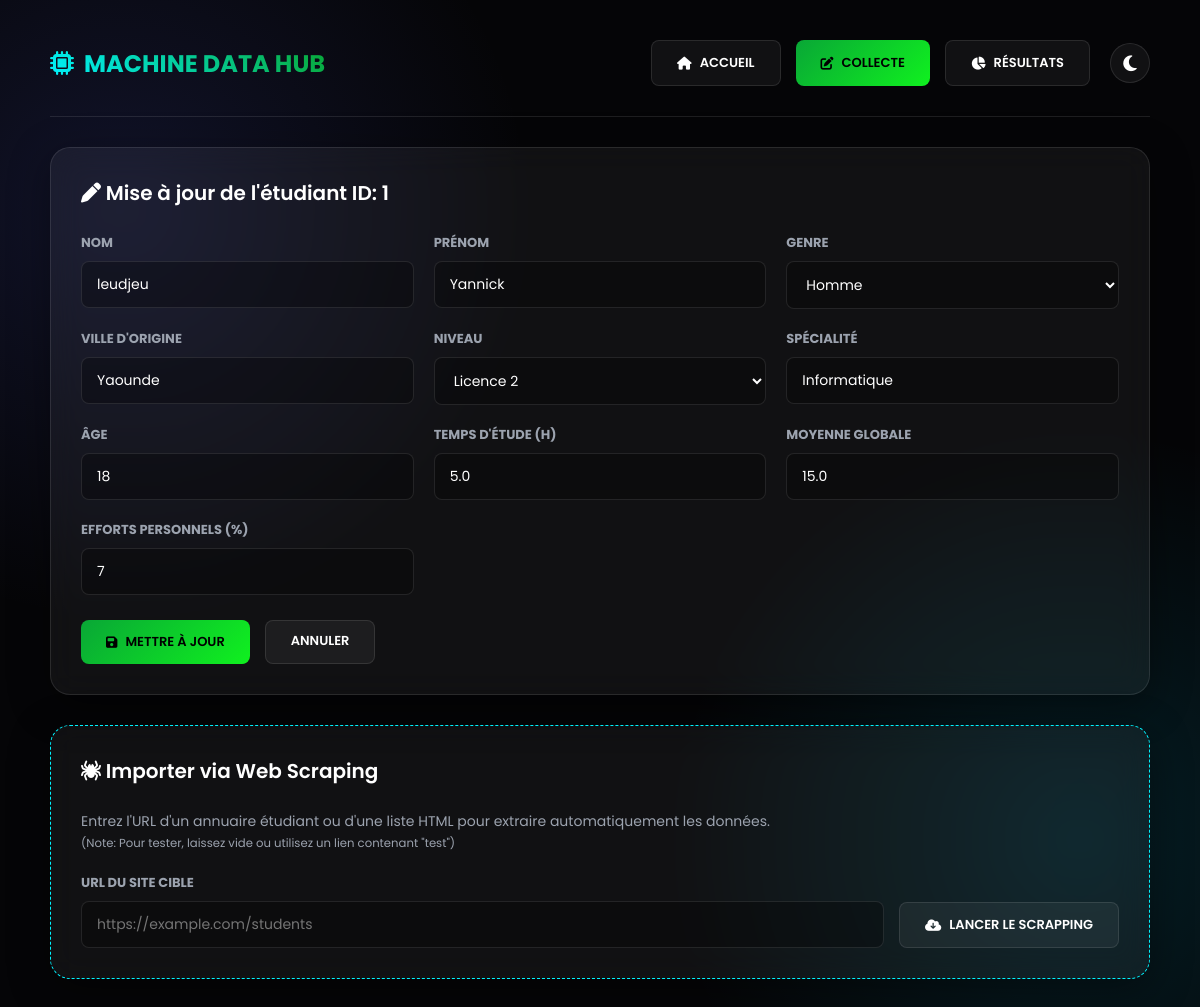
Page /collecte?edit_id=1 on the committed database.
### tables this page shows
CREATE TABLE students (
            id INTEGER PRIMARY KEY AUTOINCREMENT,
            nom TEXT NOT NULL,
            prenom TEXT NOT NULL,
            sexe TEXT,
            ville TEXT,
            niveau TEXT,
            filiere TEXT NOT NULL,
            moyenne REAL NOT NULL, 
            temps REAL NOT NULL,
            age INTEGER NOT NULL,
            participation INTEGER DEFAULT 0
        );

### app.py (the view)
@app.route('/collecte')
def collecte():
    edit_id = request.args.get('edit_id')
    edit_student = None
    if edit_id:
        conn = sqlite3.connect('database.db')
        cursor = conn.cursor()
        cursor.execute("SELECT * FROM students WHERE id=?", (edit_id,))
        raw_student = cursor.fetchone()
        conn.close()
        if raw_student:
            edit_student = {
                'id': raw_student[0], 'nom': raw_student[1], 'prenom': raw_student[2],
                'sexe': raw_student[3], 'ville': raw_student[4], 'niveau': raw_student[5],
                'filiere': raw_student[6], 'moyenne': raw_student[7],
                'temps': raw_student[8], 'age': raw_student[9], 'participation': raw_student[10]
            }
    return render_template('collecte.html', edit_student=edit_student)

### templates/collecte.html (shortened to what this page needs)
{% extends 'base.html' %}
{% set active_page = 'collecte' %}
{% block content %}
<div class="panel form-panel hide-on-print">
    <div class="panel-header">
        <h2>
            {% if edit_student %}
                <i class="fa-solid fa-pen"></i> Mise à jour de l'étudiant ID: {{ edit_student['id'] }}
            {% else %}
                <i class="fa-solid fa-plus"></i> <span style="color:var(--secondary)">Insérer</span> Nouvel Étudiant
            {% endif %}
        </h2>
    </div>
    <form method="POST" action="{{ url_for('update_student', id=edit_student['id']) if edit_student else url_for('add_student') }}">
        <div class="form-grid-3">
            <div class="form-group">
                <label>Nom</label>
                <input type="text" name="nom" required value="{{ edit_student['nom'] if edit_student else '' }}" placeholder="Ex: Dupont" />
            </div>
            <div class="form-group">
                <label>Prénom</label>
                <input type="text" name="prenom" required value="{{ edit_student['prenom'] if edit_student else '' }}" placeholder="Ex: Jean"/>
            </div>
            <div class="form-group">
                <label>Genre</label>
                <select name="sexe" style="width: 100%; padding: 12px 15px; background-color: rgba(0,0,0,0.3); border: 1px solid var(--glass-border); border-radius: 8px; font-size: 14px; color: var(--text-main);">
                    <option value="Homme" {% if edit_student and edit_student['sexe'] == 'Homme' %}selected{% endif %}>Homme</option>
                </select>
            </div>
            <div class="form-group">
                <label>Ville d'origine</label>
                <input type="text" name="ville" required value="{{ edit_student['ville'] if edit_student else '' }}" placeholder="Ex: Yaoundé" />
            </div>
            <div class="form-group">
                <label>Niveau</label>
                <select name="niveau" style="width: 100%; padding: 12px 15px; background-color: rgba(0,0,0,0.3); border: 1px solid var(--glass-border); border-radius: 8px; font-size: 14px; color: var(--text-main);">
                    <option value="L2" {% if edit_student and edit_student['niveau'] == 'L2' %}selected{% endif %}>Licence 2</option>
                </select>
            </div>
            <div class="form-group">
                <label>Spécialité</label>
                <input type="text" name="filiere" required value="{{ edit_student['filiere'] if edit_student else '' }}" placeholder="Ex: Informatique" />
            </div>
            <div class="form-group">
                <label>Âge</label>
                <input type="number" name="age" required min="10" max="100" value="{{ edit_student['age'] if edit_student else '' }}" />
            </div>
            <div class="form-group">
                <label>Temps d'étude (H)</label>
                <input type="number" step="0.5" name="temps_etude" required value="{{ edit_student['temps'] if edit_student else '' }}" />
            </div>
            <div class="form-group">
                <label>Moyenne Globale</label>
                <input type="number" step="0.01" name="moyenne" required value="{{ edit_student['moyenne'] if edit_student else '' }}" />
            </div>
            <div class="form-group">
                <label>Efforts Personnels (%)</label>
                <input type="number" name="participation" required min="0" max="100" value="{{ edit_student['participation'] if edit_student else '0' }}" />
            </div>
        </div>
        <div class="btn-actions" style="margin-top: 25px;">
            <button type="submit" class="btn btn-primary"><i class="fa-solid fa-save"></i> {% if edit_student %}Mettre à jour{% else %}Enregistrer{% endif %}</button>
            {% if edit_student %}
                <a href="{{ url_for('collecte') }}" class="btn btn-light" style="padding-top:10px;">Annuler</a>
            {% endif %}
        </div>
    </form>
</div>
<div class="panel hide-on-print" style="border-style: dashed; border-color: var(--secondary);">
    <div class="panel-header">
        <h2><i class="fa-solid fa-spider"></i> Importer via Web Scraping</h2>
    </div>
    <p style="color: var(--text-muted); margin-bottom: 20px; font-size: 14px;">
        Entrez l'URL d'un annuaire étudiant ou d'une liste HTML pour extraire automatiquement les données.
        <br><small>(Note: Pour tester, laissez vide ou utilisez un lien contenant "test")</small>
    </p>
    <form method="POST" action="{{ url_for('scrapper') }}" style="display: flex; gap: 15px; align-items: flex-end;">
        <div class="form-group" style="flex: 1; margin-bottom: 0;">
            <label>URL du site cible</label>
            <input type="url" name="url" placeholder="https://example.com/students" style="margin-bottom: 0;">
        </div>
        <button type="submit" class="btn btn-light" style="white-space: nowrap;">
            <i class="fa-solid fa-cloud-download"></i> Lancer le Scrapping
        </button>
    </form>
</div>
{% endblock %}

### static/style.css (style rules this page uses)
* { margin: 0; padding: 0; box-sizing: border-box; font-family: 'Poppins', sans-serif; }
:root { --primary: #09a736; --secondary: #00f2fe; --tertiary: #10f11f; --bg-dark: #050507; --glass-panel: rgba(255, 255, 255, 0.05); --glass-border: rgba(255, 255, 255, 0.1); --text-main: #ffffff; --text-muted: #9ca3af; --card-bg: rgba(0, 0, 0, 0.2); }
body { background-color: var(--bg-dark); color: var(--text-main); min-height: 100vh; background-image: radial-gradient(circle at 10% 20%, rgba(88, 101, 242, 0.15), transparent 30%), radial-gradient(circle at 90% 80%, rgba(0, 212, 255, 0.12), transparent 30%); background-attachment: fixed; transition: background-color 0.3s, color 0.3s; display: flex; justify-content: center; padding: 40px 20px; }
.panel { background: var(--glass-panel); backdrop-filter: blur(15px); -webkit-backdrop-filter: blur(15px); border: 1px solid var(--glass-border); border-radius: 20px; padding: 30px; box-shadow: 0 10px 40px rgba(0, 0, 0, 0.4); margin-bottom: 30px; }
.panel-header { display: flex; justify-content: space-between; align-items: center; margin-bottom: 25px; }
.panel-header h2 { font-size: 20px; font-weight: 600; color: var(--text-main); }
.form-grid-3 { display: grid; grid-template-columns: repeat(3, 1fr); gap: 20px; margin-bottom: 20px; }
.form-group label { display: block; font-size: 13px; font-weight: 700; color: var(--text-muted); margin-bottom: 8px; text-transform: uppercase; }
.form-group input { width: 100%; padding: 12px 15px; background-color: rgba(0,0,0,0.3); border: 1px solid var(--glass-border); border-radius: 8px; font-size: 14px; color: var(--text-main); transition: 0.2s; }
.btn-actions { display: flex; gap: 15px; }
.btn { padding: 12px 25px; border: none; border-radius: 8px; font-weight: 600; text-transform: uppercase; font-size: 13px; cursor: pointer; text-decoration: none; display: inline-flex; align-items: center; justify-content: center; gap: 8px; transition: 0.2s; }
.btn-primary { background: linear-gradient(135deg, var(--primary), var(--tertiary)); color: #000; }
.btn-light { background-color: var(--glass-panel); color: var(--text-main); border: 1px solid var(--glass-border); }

### rows in the picture
students: id "1", nom "leudjeu", prenom "Yannick", sexe "Homme", ville "Yaounde", niveau "Licence 2", filiere "Informatique", age "18", temps_etude "5.0", moyenne "15.0", participation "7"
